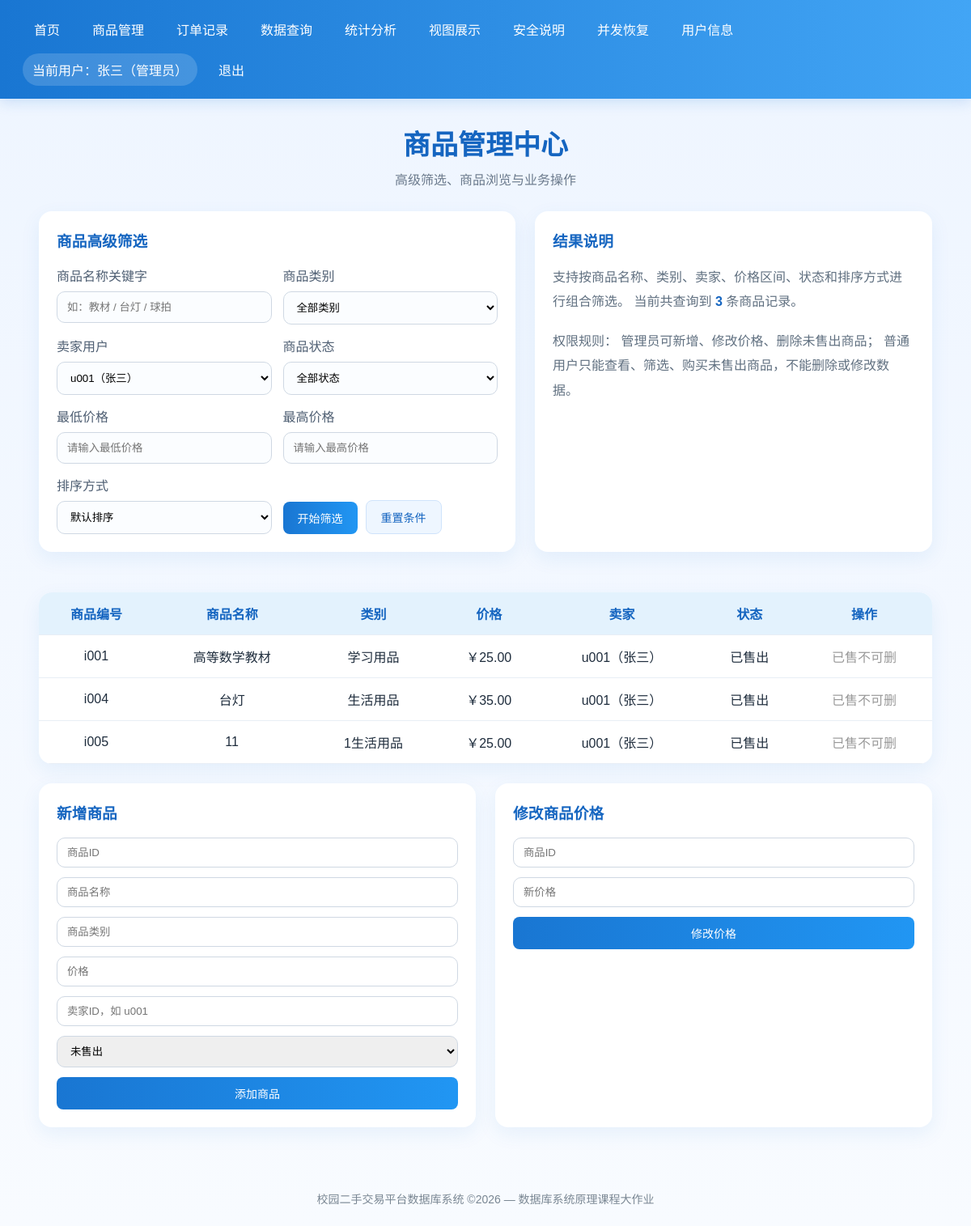
Screenshot of /items?seller_id=u001 (signed in) with the database file from the repository.
### tables this page shows
CREATE TABLE item (
    item_id TEXT PRIMARY KEY,
    item_name TEXT NOT NULL,
    category TEXT NOT NULL,
    price REAL NOT NULL CHECK(price >= 0),
    seller_id TEXT NOT NULL,
    status INTEGER NOT NULL CHECK(status IN (0, 1)),
    FOREIGN KEY (seller_id) REFERENCES user(user_id)
);

CREATE TABLE user (
    user_id TEXT PRIMARY KEY,
    username TEXT NOT NULL,
    password TEXT NOT NULL,
    gender TEXT NOT NULL,
    phone TEXT NOT NULL,
    role TEXT NOT NULL CHECK(role IN ('admin', 'user'))
);

### app.py (the view)
@app.route("/items")
@login_required
def items():
    keyword = request.args.get("keyword", "").strip()
    category = request.args.get("category", "").strip()
    seller_id = request.args.get("seller_id", "").strip()
    status = request.args.get("status", "").strip()
    min_price = request.args.get("min_price", "").strip()
    max_price = request.args.get("max_price", "").strip()
    sort_by = request.args.get("sort_by", "").strip()
    conn = get_db_connection()
    categories = conn.execute("SELECT DISTINCT category FROM item ORDER BY category").fetchall()
    sellers = conn.execute("SELECT user_id, username FROM user ORDER BY user_id").fetchall()
    sql = """
        SELECT item.*, user.username AS seller_name
        FROM item
        JOIN user ON item.seller_id = user.user_id
        WHERE 1=1
    """
    params = []
    if keyword:
        sql += " AND item.item_name LIKE ?"
        params.append(f"%{keyword}%")
    if category:
        sql += " AND item.category = ?"
        params.append(category)
    if seller_id:
        sql += " AND item.seller_id = ?"
        params.append(seller_id)
    if status != "":
        sql += " AND item.status = ?"
        params.append(int(status))
    if min_price:
        try:
            sql += " AND item.price >= ?"
            params.append(float(min_price))
        except ValueError:
            flash("最低价格格式不正确。")
    if max_price:
        try:
            sql += " AND item.price <= ?"
            params.append(float(max_price))
        except ValueError:
            flash("最高价格格式不正确。")
    if sort_by == "price_asc":
        sql += " ORDER BY item.price ASC"
    elif sort_by == "price_desc":
        sql += " ORDER BY item.price DESC"
    elif sort_by == "name_asc":
        sql += " ORDER BY item.item_name ASC"
    elif sort_by == "name_desc":
        sql += " ORDER BY item.item_name DESC"
    else:
        sql += " ORDER BY item.item_id ASC"
    items_data = conn.execute(sql, params).fetchall()
    conn.close()
    filters = {
        "keyword": keyword,
        "category": category,
        "seller_id": seller_id,
        "status": status,
        "min_price": min_price,
        "max_price": max_price,
        "sort_by": sort_by
    }
    return render_template(
        "items.html",
        items=items_data,
        categories=categories,
        sellers=sellers,
        filters=filters
    )

### app.py (called while the page is built)
def get_db_connection():
    conn = sqlite3.connect(DATABASE)
    conn.row_factory = sqlite3.Row
    conn.execute("PRAGMA foreign_keys = ON")
    return conn

def login_required(f):
    @wraps(f)
    def wrapper(*args, **kwargs):
        if "user_id" not in session:
            flash("请先登录后再访问。")
            return redirect(url_for("login"))
        return f(*args, **kwargs)
    return wrapper

### templates/items.html (shortened to what this page needs)
{% extends "base.html" %}
{% block content %}
<h1 class="page-title">商品管理中心</h1>
<p class="page-subtitle">高级筛选、商品浏览与业务操作</p>
<div class="filter-layout">
    <div class="panel">
        <h3 style="color:#1565c0; margin-bottom:18px;">商品高级筛选</h3>
        <form class="filter-form" method="get" action="{{ url_for('items') }}">
            <div class="filter-group">
                <label>商品名称关键字</label>
                <input type="text" name="keyword" value="{{ filters.keyword }}" placeholder="如：教材 / 台灯 / 球拍">
            </div>
            <div class="filter-group">
                <label>商品类别</label>
                <select name="category">
                    <option value="">全部类别</option>
                </select>
            </div>
            <div class="filter-group">
                <label>卖家用户</label>
                <select name="seller_id">
                    {% for s in sellers %}
                    <option value="{{ s['user_id'] }}" {% if filters.seller_id == s['user_id'] %}selected{% endif %}>
                        {{ s['user_id'] }}（{{ s['username'] }}）
                    </option>
                    {% endfor %}
                </select>
            </div>
            <div class="filter-group">
                <label>商品状态</label>
                <select name="status">
                    <option value="">全部状态</option>
                </select>
            </div>
            <div class="filter-group">
                <label>最低价格</label>
                <input type="number" step="0.01" name="min_price" value="{{ filters.min_price }}" placeholder="请输入最低价格">
            </div>
            <div class="filter-group">
                <label>最高价格</label>
                <input type="number" step="0.01" name="max_price" value="{{ filters.max_price }}" placeholder="请输入最高价格">
            </div>
            <div class="filter-group">
                <label>排序方式</label>
                <select name="sort_by">
                    <option value="">默认排序</option>
                </select>
            </div>
            <div style="display:flex; gap:10px; align-items:end;">
                <button class="btn" type="submit">开始筛选</button>
                <a class="btn-light" href="{{ url_for('items') }}">重置条件</a>
            </div>
        </form>
    </div>
    <div class="panel">
        <h3 style="color:#1565c0; margin-bottom:18px;">结果说明</h3>
        <p style="line-height:1.9; color:#607080;">
            支持按商品名称、类别、卖家、价格区间、状态和排序方式进行组合筛选。
            当前共查询到 <strong style="color:#1565c0;">{{ items|length }}</strong> 条商品记录。
        </p>
        <br>
        <p style="line-height:1.9; color:#607080;">
            权限规则：
            管理员可新增、修改价格、删除未售出商品；
            普通用户只能查看、筛选、购买未售出商品，不能删除或修改数据。
        </p>
    </div>
</div>
<div class="table-wrap">
    <table>
        <thead>
            <tr>
                <th>商品编号</th>
                <th>商品名称</th>
                <th>类别</th>
                <th>价格</th>
                <th>卖家</th>
                <th>状态</th>
                <th>操作</th>
            </tr>
        </thead>
        <tbody>
            {% for item in items %}
            <tr>
                <td>{{ item['item_id'] }}</td>
                <td>{{ item['item_name'] }}</td>
                <td>{{ item['category'] }}</td>
                <td>￥{{ '%.2f'|format(item['price']) }}</td>
                <td>{{ item['seller_id'] }}（{{ item['seller_name'] }}）</td>
                <td>{{ '未售出' if item['status'] == 0 else '已售出' }}</td>
                <td>
                    {% if session.get('role') == 'admin' %}
                        {% if item['status'] == 0 %}
                            <a class="danger-btn" href="{{ url_for('delete_item', item_id=item['item_id']) }}"
                               onclick="return confirm('确认删除该未售出商品吗？')">删除</a>
                        {% else %}
                            <span style="color:#999;">已售不可删</span>
                        {% endif %}
                    {% endif %}
                </td>
            </tr>
            {% endfor %}
        </tbody>
    </table>
</div>
{% if session.get('role') == 'admin' %}
<div class="form-grid">
    <div class="panel form-panel">
        <h3 style="color:#1565c0; margin-bottom:18px;">新增商品</h3>
        <form method="post" action="{{ url_for('add_item') }}">
            <input type="text" name="item_id" placeholder="商品ID" required>
            <input type="text" name="item_name" placeholder="商品名称" required>
            <input type="text" name="category" placeholder="商品类别" required>
            <input type="number" step="0.01" name="price" placeholder="价格" required>
            <input type="text" name="seller_id" placeholder="卖家ID，如 u001" required>
            <select name="status">
                <option value="0">未售出</option>
            </select>
            <button class="btn" type="submit">添加商品</button>
        </form>
    </div>
    <div class="panel form-panel">
        <h3 style="color:#1565c0; margin-bottom:18px;">修改商品价格</h3>
        <form method="post" action="{{ url_for('update_price') }}">
            <input type="text" name="item_id" placeholder="商品ID" required>
            <input type="number" step="0.01" name="new_price" placeholder="新价格" required>
            <button class="btn" type="submit">修改价格</button>
        </form>
    </div>
</div>
{% endif %}
{% endblock %}

### templates/base.html (style rules this page uses)
* { box-sizing: border-box; margin: 0; padding: 0; font-family: "Microsoft YaHei", Arial, sans-serif; }
body { background: linear-gradient(180deg, #eef5ff 0%, #f8fbff 100%); color: #1f2d3d; }
.page-title { text-align: center; color: #1565c0; font-size: 34px; margin-bottom: 8px; }
.page-subtitle { text-align: center; color: #6b7a8c; margin-bottom: 28px; }
.btn, .btn-light, .danger-btn { display: inline-block; padding: 10px 18px; border-radius: 8px; text-decoration: none; border: none; cursor: pointer; font-size: 14px; }
.btn { background: linear-gradient(90deg, #1976d2, #2196f3); color: white; }
.btn-light { background: #eef6ff; color: #1565c0; border: 1px solid #cfe3fb; }
.table-wrap, .panel { background: white; border-radius: 16px; overflow: hidden; box-shadow: 0 8px 24px rgba(25,118,210,0.08); margin-bottom: 24px; }
.panel { padding: 22px; }
table { width: 100%; border-collapse: collapse; }
th, td { padding: 14px 12px; border-bottom: 1px solid #e8eef5; text-align: center; }
th { background: #e3f2fd; color: #1565c0; }
.filter-layout { display: grid; grid-template-columns: 1.2fr 1fr; gap: 24px; margin-bottom: 26px; }
.filter-form { display: grid; grid-template-columns: 1fr 1fr; gap: 14px; }
.filter-group label { display: block; margin-bottom: 8px; color: #4f5f73; font-weight: 500; }
.filter-group input, .filter-group select { width: 100%; padding: 11px 12px; border: 1px solid #cfd8e3; border-radius: 10px; background: #fbfdff; }
.form-grid { display: grid; grid-template-columns: 1fr 1fr; gap: 24px; }
.form-panel form { display: flex; flex-direction: column; gap: 12px; }
.form-panel input, .form-panel select { padding: 10px 12px; border: 1px solid #cfd8e3; border-radius: 10px; }

### rows the page displays
item: item_id "i001", item_name "高等数学教材", category "学习用品", price "25.00", seller_id "u001", seller_name "张三", status "已售出", shows "已售不可删"
item: item_id "i004", item_name "台灯", category "生活用品", price "35.00", seller_id "u001", seller_name "张三", status "已售出", shows "已售不可删"
item: item_id "i005", item_name "11", category "1生活用品", price "25.00", seller_id "u001", seller_name "张三", status "已售出", shows "已售不可删"

### other values shown
{{ session.get("username") }} "张三"
{{ '管理员' if session.get('role') == 'admin' else '普通用户' }} "管理员"
{{ items|length }} "3"
form field seller_id "u001（张三）"
